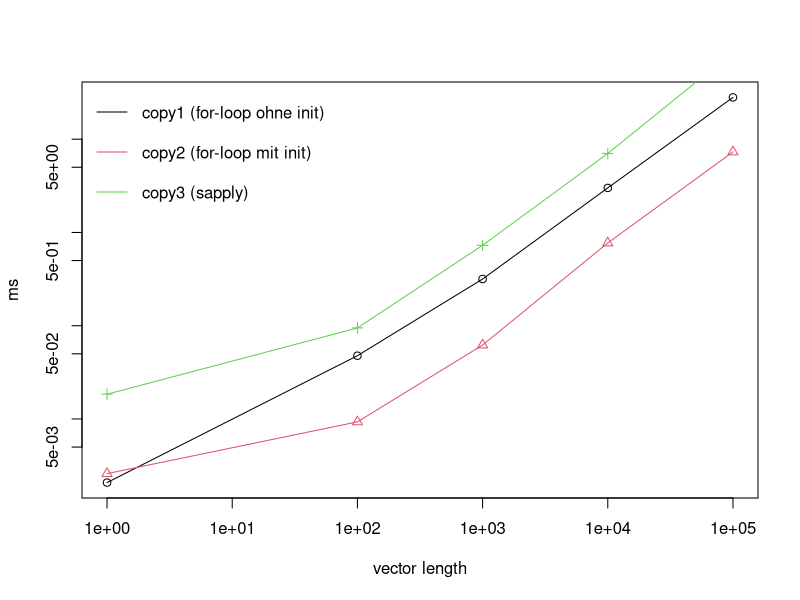

Source code (R):
copy1 <- function(vec) {
  vec1 <- c()
  for (i in 1:length(vec)) {
    vec1[i] <- vec[i]
  }
  return(vec1)
}

copy2 <- function(vec) {
  vec1 <- numeric(length(vec))
  for (i in 1:length(vec)) {
    vec1[i] <- vec[i]
  }
  return(vec1)
}

copy3 <- function(vec) {
  vec1 <- sapply(vec, function(i) {j <- i})
  return(vec1)
}

bm1 <- c()
bm2 <- c()
bm3 <- c()

values <- c(1, 1e+2, 1e+3, 1e+4, 1e+5)

for (i in 1:length(values)) {
  vec <- c(1:values[i])
  
  bm1[i] <- median(microbenchmark::microbenchmark(copy1(vec), times = 5)$time)/1000/1000
  bm2[i] <- median(microbenchmark::microbenchmark(copy2(vec), times = 5)$time)/1000/1000
  bm3[i] <- median(microbenchmark::microbenchmark(copy3(vec), times = 5)$time)/1000/1000
}

df <- data.frame(
  length = values,
  copy1 = bm1,
  copy2 = bm2,
  copy3 = bm3
)

plot(df$length, df$copy1, log = "xy", xlab = "vector length", ylab = "ms", col = 1)
lines(df$length, df$copy1, col = 1)
points(df$length, df$copy2, pch = 2, col = 2)
lines(df$length, df$copy2, col = 2)
points(df$length, df$copy3, pch = 3, col = 3)
lines(df$length, df$copy3, col = 3)
legend('topleft', c("copy1 (for-loop ohne init)", "copy2 (for-loop mit init)", "copy3 (sapply)"), lty = 1, bty = "n", y.intersp=2, col = c(1:3))
